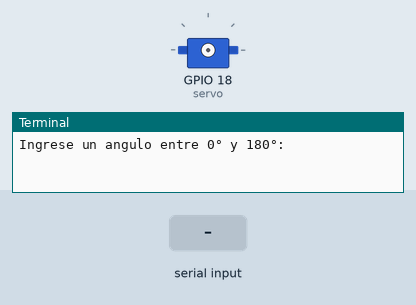
The program below on a simulated Raspberry Pi (BCM pin numbers). On the bench: servo, the last lines printed to the terminal. The inputs (shaded band) are chosen by the test bench. Servo angles are drawn from the pulse width (0.5 ms = 0°, 2.5 ms = 180°).

Above: at 1.2 s.
1.3 s: "5" typed at the terminal, then Enter
2.8 s: "90" typed at the terminal, then Enter
At 3.6 s:
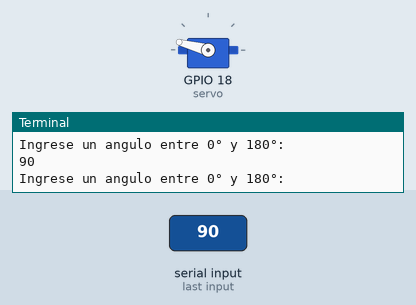
4.3 s: "1" typed at the terminal, then Enter
At 4.8 s:
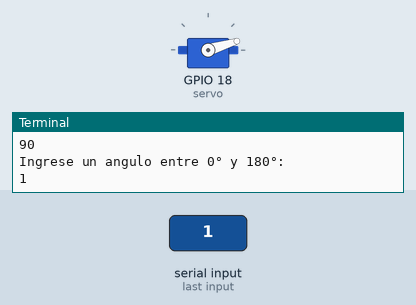
Timing chart, 0 to 7.3 s (numbered marks = the images above; inputs shaded):
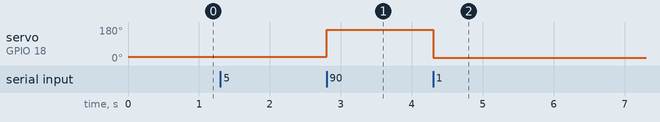

The program:

servoPWMAsignation.py
```python
import RPi.GPIO as GPIO
import time
GPIO.setwarnings(False)

#Asignacion al pin 17 como pin de salida y PWM
GPIO.setmode(GPIO.BCM)
GPIO.setup(18, GPIO.OUT)
servo = GPIO.PWM(18, 30) # Pin 17 a 50 Hz
servo.start(0)

try:
    while True:
        angle = float(input('Ingrese un angulo entre 0° y 180°: '))
        servo.ChangeDutyCycle(2+(angle/18))
        time.sleep(0.5)
        servo.ChangeDutyCycle(0)
finally:
    servo.stop()
    GPIO.cleanup()
```

Measured:
- after the input at 2.8 s, servo on GPIO 18 (servo): 23° → 165° at once
- after the input at 4.3 s, servo on GPIO 18 (servo): 165° → 17° at once
